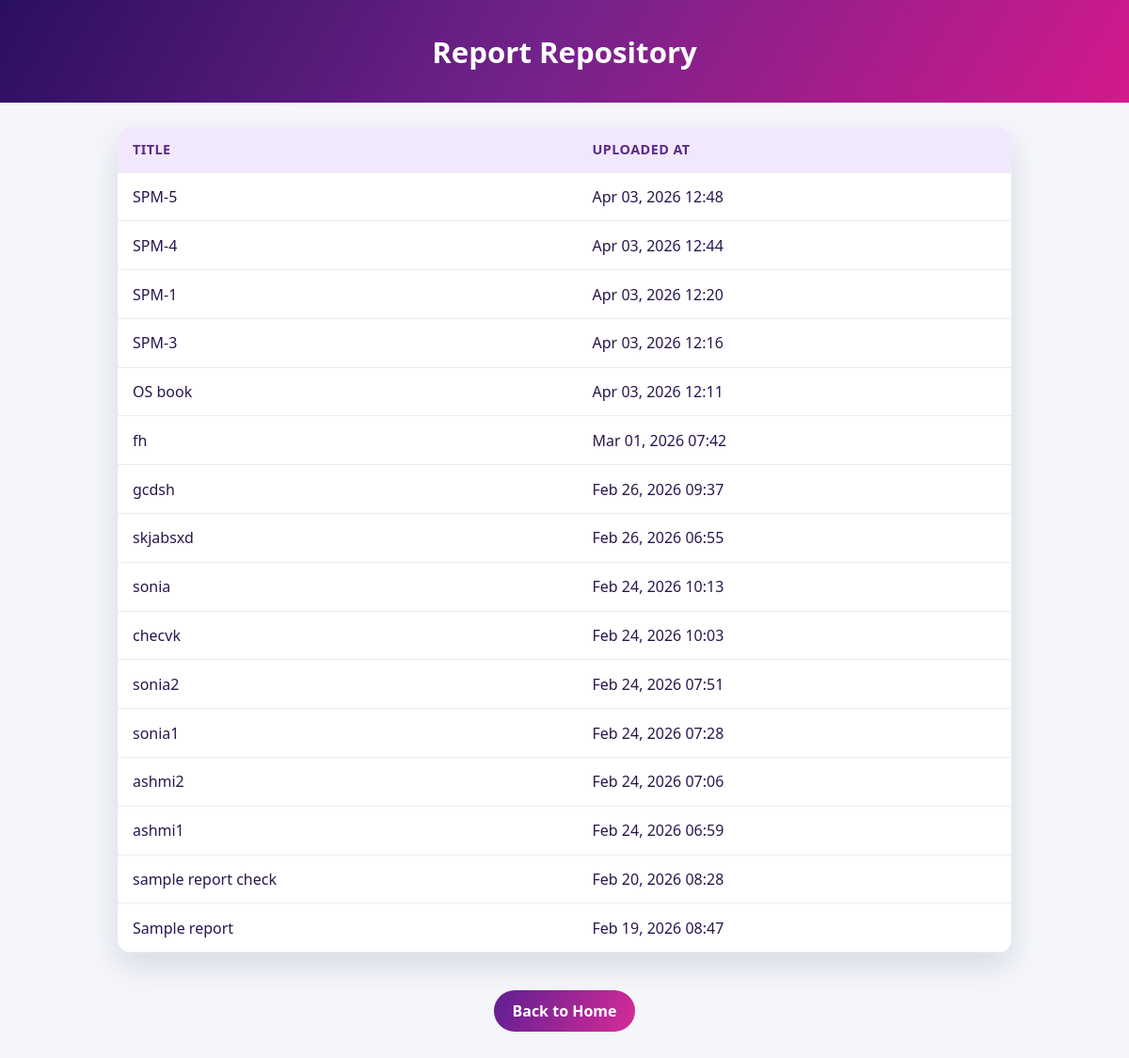
The app's page /repository/ with its own data.
### reports/models.py (models this page shows, shortened)
class Report(models.Model):
    REPORT_TYPE_CHOICES = [
        ('past', 'Past Report (Repository)'),
        ('new', 'New Submission'),
    ]
    title = models.CharField(max_length=255)
    report_type = models.CharField(max_length=10, choices=REPORT_TYPE_CHOICES)
    file = models.FileField(upload_to='reports/')
    file_hash = models.CharField(max_length=64, blank=True, null=True, db_index=True)
    content = models.TextField(blank=True)
    uploaded_at = models.DateTimeField(auto_now_add=True)

### reports/views.py (the view)
# urls.py: path('repository/', views.repository, name='repository'),
def repository(request):
    past_reports = Report.objects.filter(report_type='past').order_by('-uploaded_at')
    return render(request, "reports/repository.html", {'past_reports': past_reports})

### reports/templates/reports/repository.html (shortened to what this page needs)
<!DOCTYPE html>
<html lang="en">
<head>
</head>
<body>
    <header class="page-header">
        <h1>Report Repository</h1>
    </header>
    <section class="container">
        {% if past_reports %}
        <table>
            <thead>
                <tr>
                    <th>Title</th>
                    <th>Uploaded At</th>
                </tr>
            </thead>
            <tbody>
                {% for report in past_reports %}
                <tr>
                    <td>{{ report.title }}</td>
                    <td>{{ report.uploaded_at|date:"M d, Y H:i" }}</td>
                </tr>
                {% endfor %}
            </tbody>
        </table>
        {% else %}
        <div class="empty">No repository reports available yet.</div>
        {% endif %}
    </section>
    <div class="actions">
        <a class="btn" href="{% url 'home' %}">Back to Home</a>
    </div>
</body>
</html>

### reports/templates/reports/repository.html (style rules this page uses)
body { margin: 0; font-family: "Segoe UI", Tahoma, Geneva, Verdana, sans-serif; background: #f4f6fb; color: #2a164d; }
.page-header { padding: 2.1rem 1rem; text-align: center; color: #fff; background: linear-gradient(120deg, #2a0f5f 0%, #73228a 48%, #d3198b 100%); }
.page-header h1 { margin: 0; font-size: clamp(1.4rem, 2.6vw, 2rem); }
.container { width: min(950px, calc(100% - 2rem)); margin: 1.6rem auto 2.5rem; background: #fff; border-radius: 14px; box-shadow: 0 14px 32px rgba(20, 15, 59, 0.12); overflow: hidden; }
table { width: 100%; border-collapse: collapse; }
thead { background: #f1e9fb; }
th, td { padding: 0.9rem 1rem; border-bottom: 1px solid #efebf7; text-align: left; }
th { font-size: 0.9rem; text-transform: uppercase; color: #5e2a89; letter-spacing: 0.03em; }
.actions { text-align: center; margin-bottom: 2.5rem; }
.btn { display: inline-block; text-decoration: none; padding: 0.7rem 1.2rem; border-radius: 999px; color: #fff; font-weight: 600; background: linear-gradient(115deg, #5d1f92, #d72c96); }

### records on screen
Report: title "SPM-5", uploaded_at "Apr 03, 2026 12:48"
Report: title "SPM-4", uploaded_at "Apr 03, 2026 12:44"
Report: title "SPM-1", uploaded_at "Apr 03, 2026 12:20"
Report: title "SPM-3", uploaded_at "Apr 03, 2026 12:16"
Report: title "OS book", uploaded_at "Apr 03, 2026 12:11"
Report: title "fh", uploaded_at "Mar 01, 2026 07:42"
Report: title "gcdsh", uploaded_at "Feb 26, 2026 09:37"
Report: title "skjabsxd", uploaded_at "Feb 26, 2026 06:55"
Report: title "sonia", uploaded_at "Feb 24, 2026 10:13"
Report: title "checvk", uploaded_at "Feb 24, 2026 10:03"
Report: title "sonia2", uploaded_at "Feb 24, 2026 07:51"
Report: title "sonia1", uploaded_at "Feb 24, 2026 07:28"
Report: title "ashmi2", uploaded_at "Feb 24, 2026 07:06"
Report: title "ashmi1", uploaded_at "Feb 24, 2026 06:59"
Report: title "sample report check", uploaded_at "Feb 20, 2026 08:28"
Report: title "Sample report", uploaded_at "Feb 19, 2026 08:47"
